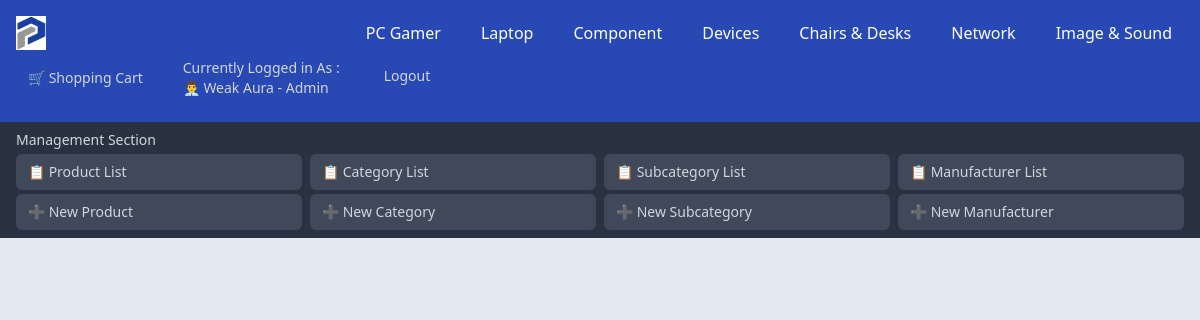
/User/Default_Page.php (signed in), run on the app's committed database.
### tables this page shows
CREATE TABLE `categories` (
  `Category_ID` int NOT NULL AUTO_INCREMENT,
  `Category_Name` varchar(100) DEFAULT 'Unspecified',
  `Category_Desc` varchar(2000) DEFAULT NULL,
  PRIMARY KEY (`Category_ID`),
  UNIQUE KEY `UC_Category_Name` (`Category_Name`),
  UNIQUE KEY `Category_Name` (`Category_Name`)
);

CREATE TABLE `users` (
  `User_ID` int NOT NULL AUTO_INCREMENT,
  `User_Username` varchar(255) DEFAULT NULL,
  `User_FirstName` varchar(255) DEFAULT NULL,
  `User_LastName` varchar(255) DEFAULT NULL,
  `User_Phone` varchar(255) DEFAULT NULL,
  `User_Country` varchar(255) DEFAULT NULL,
  `User_Address` varchar(255) DEFAULT NULL,
  `User_Email` varchar(255) DEFAULT NULL,
  `User_Password` varchar(255) DEFAULT NULL,
  `User_RegisterationDate` timestamp NULL DEFAULT CURRENT_TIMESTAMP,
  `User_Role` enum('Owner','Admin','Client') NOT NULL DEFAULT 'Client',
  PRIMARY KEY (`User_ID`),
  UNIQUE KEY `User_Username` (`User_Username`)
);

### User/Default_Page.php (the view, shortened to what this page needs)
<!DOCTYPE html>
<html lang="en">
<head>
    <?php
    include_once ("../DB_Connexion.php");
    $Visible = 'Visible';
    if (isset($_GET['id'])) {
        $Target_ID = $_GET['id'];
        $Target_Type = $_GET['Type'];
        if (isset($_SESSION['User_ID'])) {
            $User_ID = $_SESSION['User_ID'];
            $Users = "SELECT User_ID, User_Role, User_FirstName, User_LastName FROM Users WHERE User_ID = :User_ID";
            $pdoUsers = $connexion->prepare($Users);
            $pdoUsers->execute([':User_ID' => $User_ID]);
            $User = $pdoUsers->fetch(PDO::FETCH_ASSOC);
            $User_FullName = $User['User_FirstName'] . ' ' . $User['User_LastName'];
            $User_Role = $User['User_Role'];
        } else {
            $User_Role = 'Client';
        }
        if ($Target_Type === 'Category') {
            $condition = "Category_ID = :Target_ID";
            $Target_Category_Name = "SELECT Category_Name FROM Categories WHERE $condition";
            $pdoTarget_Category_Name = $connexion->prepare($Target_Category_Name);
            $pdoTarget_Category_Name->execute([':Target_ID' => $Target_ID]);
            $Target_Name = $pdoTarget_Category_Name->fetchColumn();
        } elseif ($Target_Type === 'SubCategory') {
            $condition = "SubCategory_ID = :Target_ID";
            $Target_SubCategory_Name = "SELECT SubCategory_Name FROM SubCategories WHERE $condition";
            $pdoTarget_SubCategory_Name = $connexion->prepare($Target_SubCategory_Name);
            $pdoTarget_SubCategory_Name->execute([':Target_ID' => $Target_ID]);
            $Target_Name = $pdoTarget_SubCategory_Name->fetchColumn();
        }
        if ($User_Role === 'Client') {
            $params[':Visible'] = $Visible;
        }
        $pdoGeneralProductQuery->execute($params);
        $GeneralProducts = $pdoGeneralProductQuery->fetchAll(PDO::FETCH_ASSOC);
    } else {
        if (isset($_SESSION['User_ID'])) {
            $User_ID = $_SESSION['User_ID'];
            $Users = "SELECT User_ID, User_Role, User_FirstName, User_LastName FROM Users WHERE User_ID = :User_ID";
            $pdoUsers = $connexion->prepare($Users);
            $pdoUsers->execute([':User_ID' => $User_ID]);
            $User = $pdoUsers->fetch(PDO::FETCH_ASSOC);
            $User_FullName = $User['User_FirstName'] . ' ' . $User['User_LastName'];
            $User_Role = $User['User_Role'];
        }
    }
    $Categories = "SELECT Category_ID, Category_Name FROM Categories ORDER BY Category_ID ASC";
    $pdoCategories = $connexion->prepare($Categories);
    $pdoCategories->execute();
    $Categories = $pdoCategories->fetchAll(PDO::FETCH_ASSOC);
    ?>
</head>
<body class="bg-gray-100">
    <nav class="bg-blue-800 text-white">
        <div class="flex flex-wrap justify-between items-center p-4">
            <a href=".././"><img src="../Logo.png" alt="Logo" id="Logo"></a>
            <div class="flex flex-wrap space-x-4">
                <?php foreach ($Categories as $Category): ?>
                    <?php if ($Category['Category_Name'] !== 'Unspecified'):
                        ?>
                        <div class="relative category">
                            <a href=".././?id=<?php echo $Category['Category_ID'] ?>&Type=Category&Name=<?php echo str_replace(' ', '', $Category['Category_Name']) ?>"
                                class="px-3 py-2 hover:bg-gray-700"><?php echo $Category['Category_Name']; ?></a>
                        </div>
                    <?php endif; ?>
                <?php endforeach; ?>
            </div>
            <div class="flex space-x-4">
                <?php if (isset($_SESSION['User_ID'])):
                    if ($User_Role === 'Owner') {
                        $Emoji = '👑';
                    } elseif ($User_Role === 'Admin') {
                        $Emoji = '👨‍💼';
                    } else {
                        $Emoji = '💼';
                    }
                    ?>
                    <a href="../User/User_ShoppingCart.php"
                        class="flex items-center text-gray-300 hover:bg-green-700 px-3 py-2 rounded-md text-sm font-medium">
                        🛒 Shopping Cart
                    </a>
                    <a class="text-gray-300 hover:bg-blue-700 px-3 py-2 rounded-md text-sm font-medium" href="#">Currently
                        Logged in As : <br><span><?php echo $Emoji . ' ' . $User_FullName ?> -
                            <?php echo $User_Role ?></span></a>
                    <a href="../User/User_Logout.php"
                        class="text-gray-300 hover:bg-red-700 px-4 py-4 rounded-md text-sm font-medium">Logout</a>
                <?php endif; ?>
            </div>
        </div>
        <?php if (!empty($_SESSION['User_ID']) || !empty($_SESSION['User_Role'])): ?>
            <?php if ($User['User_Role'] !== 'Client') { ?>
                <div class="bg-gray-800 text-white py-2 px-4">
                    <h6 class="text-sm font-medium text-gray-300 mb-1">Management Section</h6>
                    <div class="grid grid-cols-2 md:grid-cols-4 gap-2">
                        <div class="space-y-1">
                            <a href="../Product/Products_List.php"
                                class="block bg-gray-700 hover:bg-blue-600 px-3 py-2 rounded-md text-sm font-medium text-gray-300 transition duration-300">📋
                                Product List</a>
                            <a href="../Product/Products_Add.php"
                                class="block bg-gray-700 hover:bg-blue-600 px-3 py-2 rounded-md text-sm font-medium text-gray-300 transition duration-300">➕
                                New Product</a>
                        </div>
                        <div class="space-y-1">
                            <a href="../Category/Categories_List.php"
                                class="block bg-gray-700 hover:bg-blue-600 px-3 py-2 rounded-md text-sm font-medium text-gray-300 transition duration-300">📋
                                Category List</a>
                            <a href="../Category/Categories_Add.php"
                                class="block bg-gray-700 hover:bg-blue-600 px-3 py-2 rounded-md text-sm font-medium text-gray-300 transition duration-300">➕
                                New Category</a>
                        </div>
                        <div class="space-y-1">
                            <a href="../Category/SubCategories/SubCategories_List.php"
                                class="block bg-gray-700 hover:bg-blue-600 px-3 py-2 rounded-md text-sm font-medium text-gray-300 transition duration-300">📋
                                Subcategory List</a>
                            <a href="Category/SubCategories/SubCategories_Add.php"
                                class="block bg-gray-700 hover:bg-blue-600 px-3 py-2 rounded-md text-sm font-medium text-gray-300 transition duration-300">➕
                                New Subcategory</a>
                        </div>
                        <div class="space-y-1">
                            <a href="../Manufacturer/Manufacturers_List.php"
                                class="block bg-gray-700 hover:bg-blue-600 px-3 py-2 rounded-md text-sm font-medium text-gray-300 transition duration-300">📋
                                Manufacturer List</a>
                            <a href="../Manufacturer/Manufacturers_Add.php"
                                class="block bg-gray-700 hover:bg-blue-600 px-3 py-2 rounded-md text-sm font-medium text-gray-300 transition duration-300">➕
                                New Manufacturer</a>
                        </div>
                    </div>
                </div>
            <?php } ?>
        <?php endif; ?>
    </nav>
</body>
</html>

### User/Default_Page.php (style rules this page uses)
#Logo { width: 30px; height: 34px; }
nav { height: auto; position: fixed; width: 100%; z-index: 1000; margin-bottom: auto; opacity: 95%; }
body { background-color: #e4e8f3; }

### data on the page
categories: Category_Name "PC Gamer"
categories: Category_Name "Laptop"
categories: Category_Name "Component"
categories: Category_Name "Devices"
categories: Category_Name "Chairs & Desks"
categories: Category_Name "Network"
categories: Category_Name "Image & Sound"
users: User_Role "👨‍💼", User_FullName "Weak Aura", User_Role "Admin"
